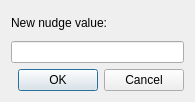
<?xml version="1.0" encoding="UTF-8"?>
<ui version="4.0">
 <class>Dialog</class>
 <widget class="QDialog" name="Dialog">
  <property name="geometry">
   <rect>
    <x>0</x>
    <y>0</y>
    <width>195</width>
    <height>102</height>
   </rect>
  </property>
  <property name="windowTitle">
   <string>Nudge</string>
  </property>
  <layout class="QVBoxLayout" name="verticalLayout">
   <item>
    <widget class="QLabel" name="label">
     <property name="text">
      <string>New nudge value:</string>
     </property>
    </widget>
   </item>
   <item>
    <widget class="Gui::InputField" name="inputField">
     <property name="unit" stdset="0">
      <string notr="true"/>
     </property>
    </widget>
   </item>
   <item>
    <widget class="QDialogButtonBox" name="buttonBox">
     <property name="orientation">
      <enum>Qt::Horizontal</enum>
     </property>
     <property name="standardButtons">
      <set>QDialogButtonBox::Cancel|QDialogButtonBox::Ok</set>
     </property>
    </widget>
   </item>
  </layout>
 </widget>
 <customwidgets>
  <customwidget>
   <class>Gui::InputField</class>
   <extends>QLineEdit</extends>
   <header>Gui/InputField.h</header>
  </customwidget>
 </customwidgets>
 <resources/>
 <connections>
  <connection>
   <sender>buttonBox</sender>
   <signal>accepted()</signal>
   <receiver>Dialog</receiver>
   <slot>accept()</slot>
   <hints>
    <hint type="sourcelabel">
     <x>248</x>
     <y>254</y>
    </hint>
    <hint type="destinationlabel">
     <x>157</x>
     <y>274</y>
    </hint>
   </hints>
  </connection>
  <connection>
   <sender>buttonBox</sender>
   <signal>rejected()</signal>
   <receiver>Dialog</receiver>
   <slot>reject()</slot>
   <hints>
    <hint type="sourcelabel">
     <x>316</x>
     <y>260</y>
    </hint>
    <hint type="destinationlabel">
     <x>286</x>
     <y>274</y>
    </hint>
   </hints>
  </connection>
 </connections>
</ui>
